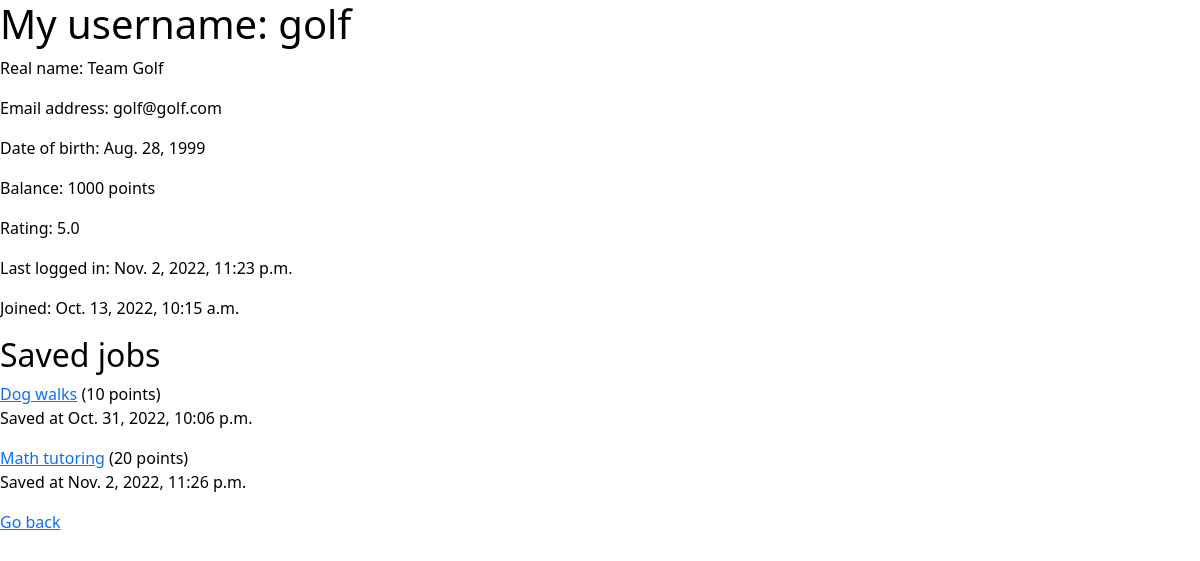
The page /profile/me/ (signed in) on the database as committed earlier.
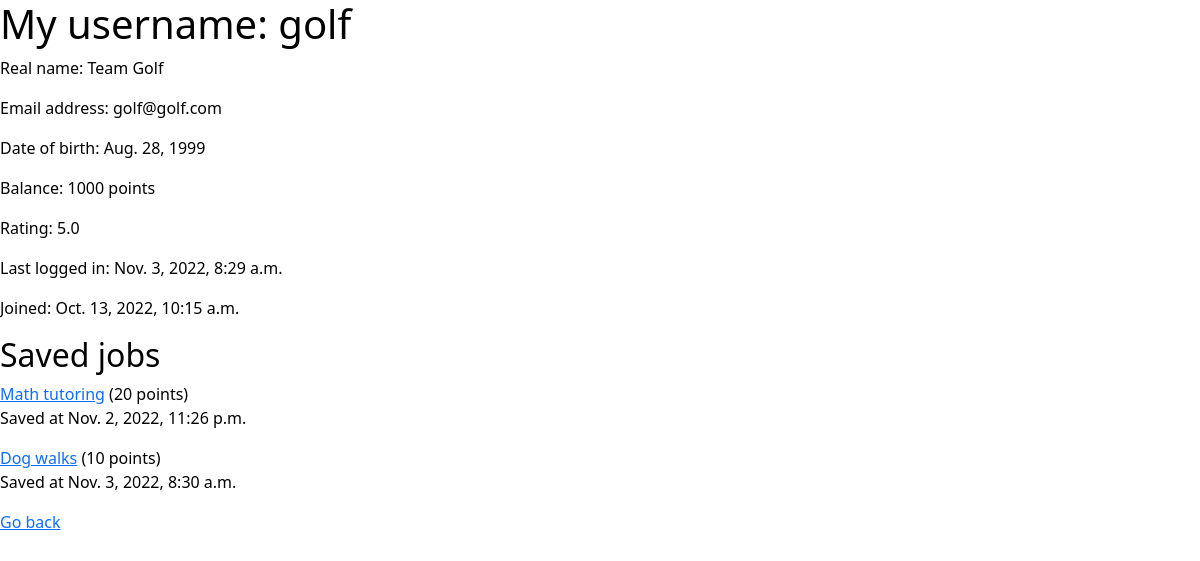
The same page on the database as committed later.
### jobs/models.py (models this page shows)
class UserExtended(models.Model):
    user_id = models.OneToOneField(
        User,
        on_delete = models.CASCADE,
        primary_key = True
    )
    balance = models.IntegerField(default=0)
    date_of_birth = models.DateField()
    rating = models.FloatField(default=0)

class JobPosting(models.Model):
    job_id = models.BigAutoField(primary_key=True)
    poster_id = models.ForeignKey(User, on_delete=models.CASCADE) # Should we use something else on delete?
    location = models.CharField(max_length=8)
    job_title = models.CharField(max_length=50)
    job_short_description = models.CharField(max_length=50)
    job_description = models.CharField(max_length=1000)
    posting_time = models.DateTimeField(default=timezone.now)
    points = models.IntegerField(validators=[MinValueValidator(1)])
    deadline = models.DateTimeField(default=None, blank=True, null=True)
    hidden = models.BooleanField(default=False)
    assigned = models.BooleanField(default=False)
    completed = models.BooleanField(default=False)

class UserSaveForLater(models.Model):
    save_for_later_id = models.BigAutoField(primary_key=True)
    user_id = models.ForeignKey(User, on_delete = models.CASCADE)
    job_id = models.ForeignKey(JobPosting, on_delete = models.CASCADE)
    saving_time = models.DateTimeField()
    class Meta:
         constraints = [
            models.UniqueConstraint(
                fields=['user_id', 'job_id'], name='sfl_user_job_combo'
            )
        ]

### userprofile/views.py (the view)
# urls.py: path('me/', views.me, name='me'), # My profile
def me(request):
    template = loader.get_template('userprofile/private.html')
    id = request.user.id
    try:
        user_extended = UserExtended.objects.get(pk=id)
    except UserExtended.DoesNotExist:
        return HttpResponseNotFound()
    saved_jobs = []
    saved = UserSaveForLater.objects.filter(user_id=id)
    for job in saved:
        saved_jobs.append([job.job_id, job.saving_time])
    context = {
        'user': user_extended,
        'saved': saved_jobs,
    }
    return HttpResponse(template.render(context, request))

### templates/userprofile/private.html (shortened to what this page needs)
{% extends 'base.html' %}
{% block content %}
<h1>My username: {{ user.user_id.username }}</h1>
<p>Real name: {{ user.user_id.first_name }} {{ user.user_id.last_name }}</p>
<p>Email address: {{ user.user_id.email }}</p>
<p>Date of birth: {{ user.date_of_birth }}</p>
<p>Balance: {{ user.balance }} points</p>
<p>Rating: {{ user.rating }}</p>
<p>Last logged in: {{ user.user_id.last_login }}</p>
<p>Joined: {{ user.user_id.date_joined }}</p>
<h2>Saved jobs</h2>
{% if saved %}
    <div>
        {% for job, time in saved %}
        <p>
            <a href="{% url 'jobdetails' job.job_id %}">{{ job.job_title }}</a> ({{job.points}} points)
            <br>Saved at {{ time }}
        </p>
        {% endfor %}
    </div>
{% else %}
    <p>I don't have any saved jobs.</p>
{% endif %}
<p><a href="{% url 'home' %}">Go back</a></p>
{% endblock %}

### templates/base.html (shortened to what this page needs)
{% load static %}
<!DOCTYPE html>
<html xmlns="http://www.w3.org/1999/xhtml" lang="en">
<head>
  <link href="https://cdn.jsdelivr.net/npm/bootstrap@5.2.2/dist/css/bootstrap.min.css" rel="stylesheet">
  <link rel="stylesheet" type="text/css" href="{% static 'css/styles.css' %}"/>
</head>
<body>
  {% block content %}
  {% endblock %}
</body>
</html>

### static/css/styles.css (style rules this page uses)
body { background-color: #ffffff; color: #000; }

Rows that differ between the two databases and show on the page:
changed through a linked row, UserExtended "Team": user_id.last_login "Nov. 2, 2022, 11:23 p.m." → "Nov. 3, 2022, 8:29 a.m."
shown differently, row unchanged: JobPosting "Math tutoring": moves up the list
computed for JobPosting "Dog walks": saving_time "Oct. 31, 2022, 10:06 p.m." → "Nov. 3, 2022, 8:30 a.m."
